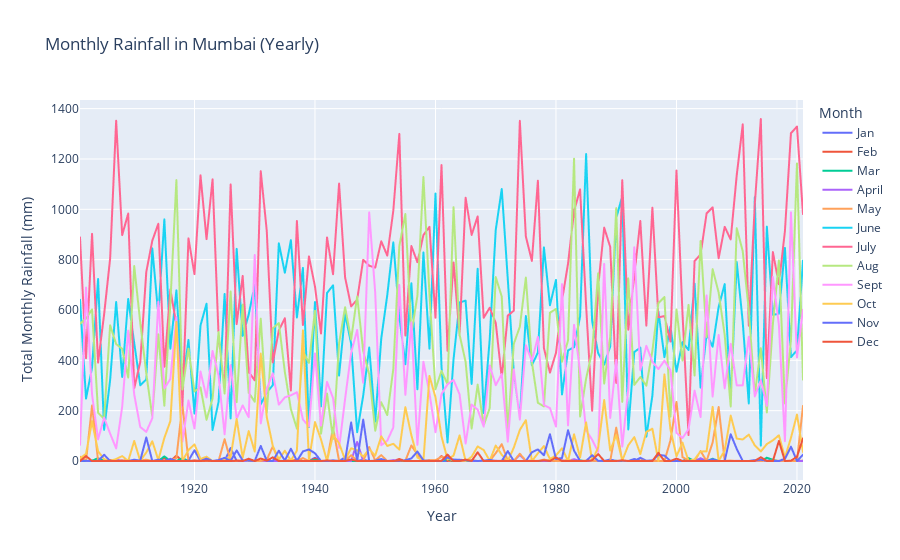

Notebook code for this chart:
### Markdown cell above
# | Monthly Rainfall

### Code cell
# Group by Year and sum the monthly rainfall
monthly_rainfall = rain[['Year', 'Jan', 'Feb', 'Mar', 'April', 'May', 'June', 
                                   'July', 'Aug', 'Sept', 'Oct', 'Nov', 'Dec']].groupby("Year").sum().reset_index()

# Melt the DataFrame for better plotting
monthly_rainfall_melted = monthly_rainfall.melt(id_vars='Year', 
                                                 value_vars=['Jan', 'Feb', 'Mar', 'April', 'May', 
                                                             'June', 'July', 'Aug', 'Sept', 'Oct', 'Nov', 'Dec'], 
                                                 var_name='Month', value_name='Rainfall (mm)')

# Create the Plotly Express plot
fig = px.line(monthly_rainfall_melted, x='Year', y='Rainfall (mm)', color='Month',
              title='Monthly Rainfall in Mumbai (Yearly)',
              labels={'Rainfall (mm)': 'Total Monthly Rainfall (mm)', 'Year': 'Year'})

# Show the plot
fig.show()
